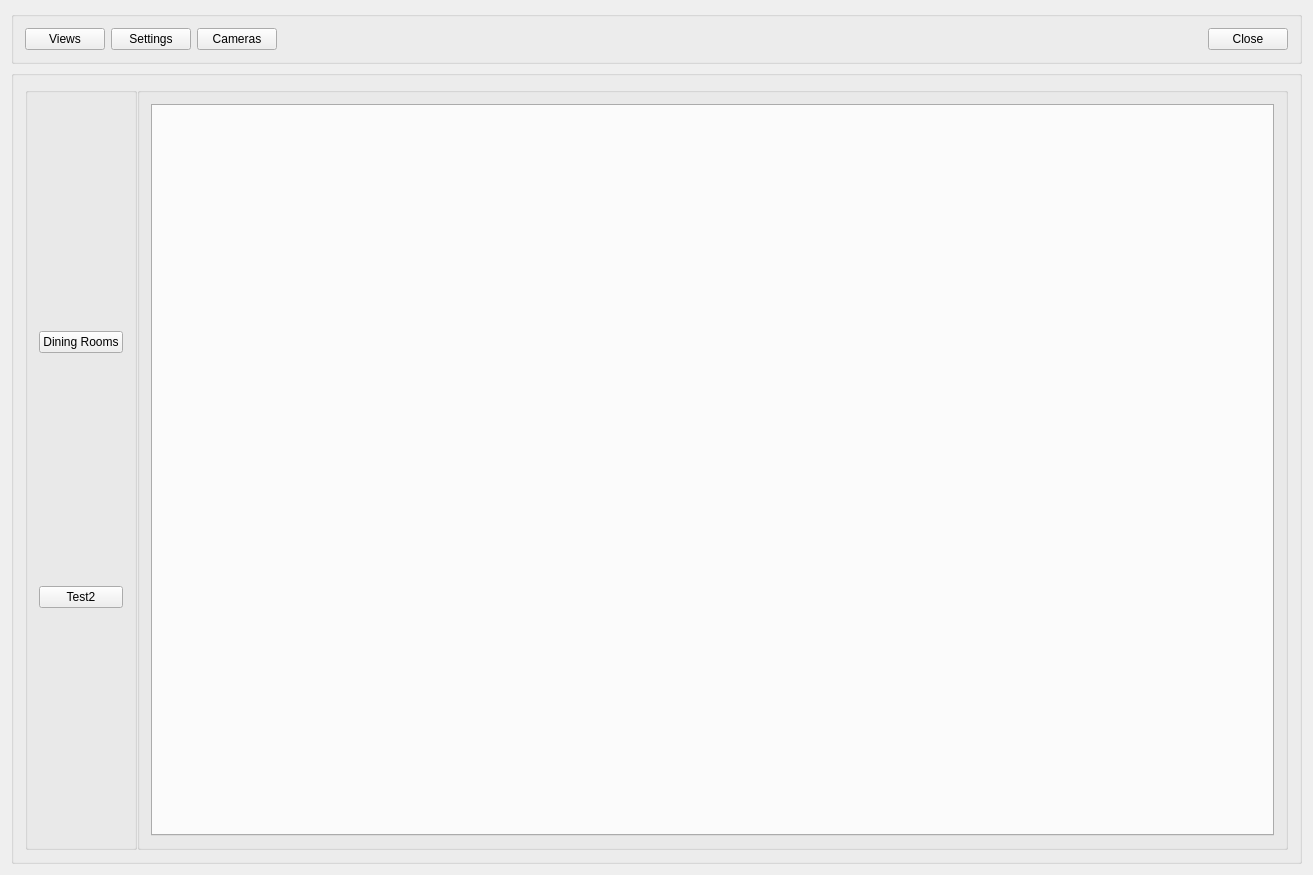
<?xml version="1.0" encoding="UTF-8"?>
<ui version="4.0">
 <class>MainWindow</class>
 <widget class="QMainWindow" name="MainWindow">
  <property name="geometry">
   <rect>
    <x>0</x>
    <y>0</y>
    <width>1313</width>
    <height>875</height>
   </rect>
  </property>
  <property name="sizePolicy">
   <sizepolicy hsizetype="Fixed" vsizetype="Fixed">
    <horstretch>0</horstretch>
    <verstretch>0</verstretch>
   </sizepolicy>
  </property>
  <property name="windowTitle">
   <string>MainWindow</string>
  </property>
  <widget class="QWidget" name="centralWidget">
   <layout class="QVBoxLayout" name="verticalLayout">
    <property name="sizeConstraint">
     <enum>QLayout::SetDefaultConstraint</enum>
    </property>
    <item>
     <widget class="QGroupBox" name="menubar">
      <property name="sizePolicy">
       <sizepolicy hsizetype="Expanding" vsizetype="Fixed">
        <horstretch>0</horstretch>
        <verstretch>0</verstretch>
       </sizepolicy>
      </property>
      <property name="title">
       <string/>
      </property>
      <layout class="QHBoxLayout" name="horizontalLayout_2">
       <item>
        <layout class="QHBoxLayout" name="horizontalLayout">
         <item>
          <widget class="QPushButton" name="views_button">
           <property name="text">
            <string>Views</string>
           </property>
          </widget>
         </item>
         <item>
          <widget class="QPushButton" name="settings_button">
           <property name="text">
            <string>Settings</string>
           </property>
          </widget>
         </item>
         <item>
          <widget class="QPushButton" name="cameras_button">
           <property name="text">
            <string>Cameras</string>
           </property>
          </widget>
         </item>
         <item>
          <spacer name="horizontalSpacer">
           <property name="orientation">
            <enum>Qt::Horizontal</enum>
           </property>
           <property name="sizeHint" stdset="0">
            <size>
             <width>40</width>
             <height>20</height>
            </size>
           </property>
          </spacer>
         </item>
         <item>
          <widget class="QPushButton" name="close_button">
           <property name="text">
            <string>Close</string>
           </property>
          </widget>
         </item>
        </layout>
       </item>
      </layout>
     </widget>
    </item>
    <item>
     <widget class="QGroupBox" name="mainbox">
      <property name="title">
       <string/>
      </property>
      <layout class="QHBoxLayout" name="horizontalLayout_4" stretch="50">
       <item>
        <layout class="QHBoxLayout" name="horizontalLayout_3" stretch="0,0">
         <property name="spacing">
          <number>0</number>
         </property>
         <item>
          <widget class="QGroupBox" name="sidemenu">
           <property name="title">
            <string/>
           </property>
           <layout class="QVBoxLayout" name="verticalLayout_2">
            <item>
             <widget class="QPushButton" name="tab_button_1">
              <property name="text">
               <string>Dining Rooms</string>
              </property>
             </widget>
            </item>
            <item>
             <widget class="QPushButton" name="tab_button_2">
              <property name="text">
               <string>Test2</string>
              </property>
             </widget>
            </item>
           </layout>
          </widget>
         </item>
         <item>
          <widget class="QGroupBox" name="tab_view">
           <property name="title">
            <string/>
           </property>
           <layout class="QVBoxLayout" name="verticalLayout_3">
            <item>
             <widget class="QTabWidget" name="tabWidget">
              <property name="autoFillBackground">
               <bool>false</bool>
              </property>
              <property name="currentIndex">
               <number>-1</number>
              </property>
              <property name="tabsClosable">
               <bool>true</bool>
              </property>
             </widget>
            </item>
           </layout>
          </widget>
         </item>
        </layout>
       </item>
      </layout>
     </widget>
    </item>
   </layout>
  </widget>
 </widget>
 <layoutdefault spacing="6" margin="11"/>
 <resources/>
 <connections/>
</ui>
